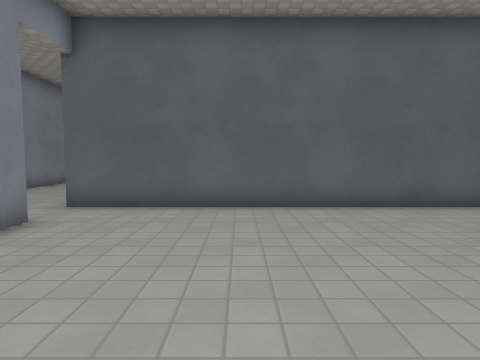
[1] (above)

24 first-person views from a walk through a level from a Godot 3-D game. The camera is 1.2 m above the floor, tilts 4° down and sees 75° across. The floor is counted in squares, 1 m on a side. Each view is taken from the middle of a square. On the plan, view 1 faces up. The plan holds only what a view shows up to about 13 squares ahead; the rest is blank. Surface patterns are stand-ins for the level's own textures.

[2]
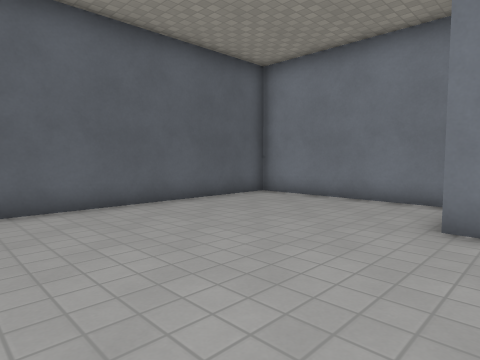

[3]
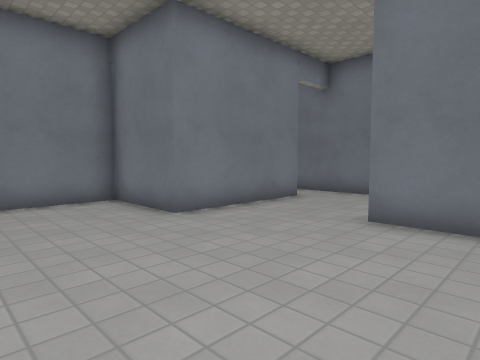

[4]
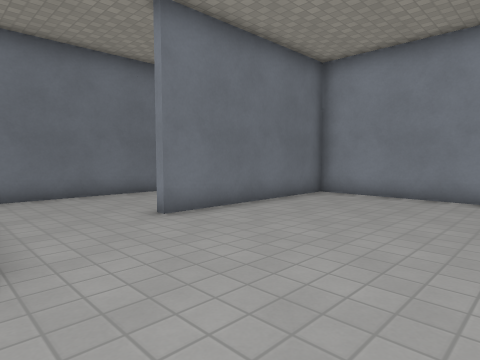

[5]
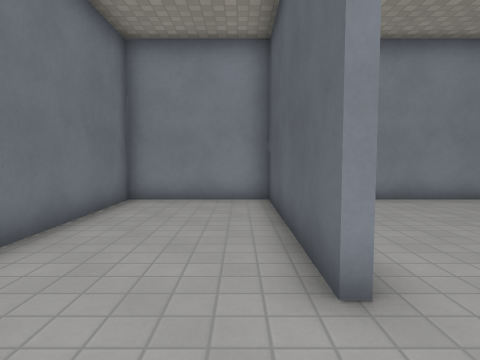

[6]
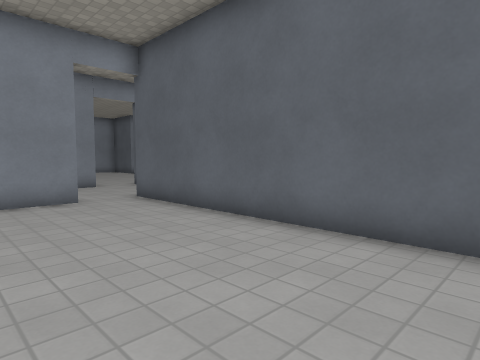

[7]
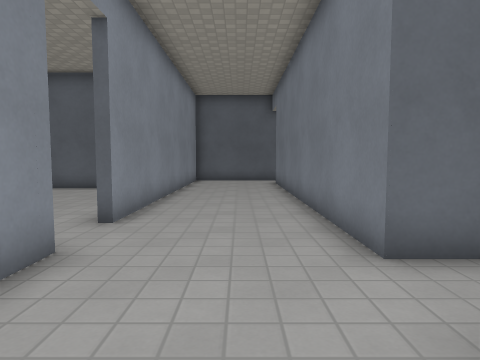

[8]
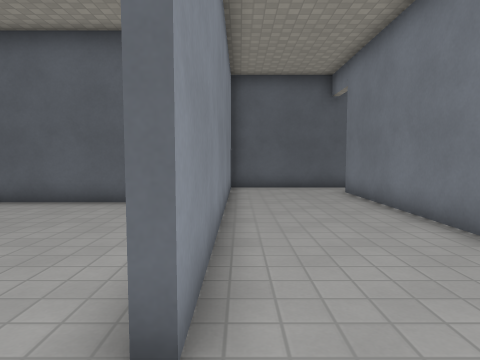

[9]
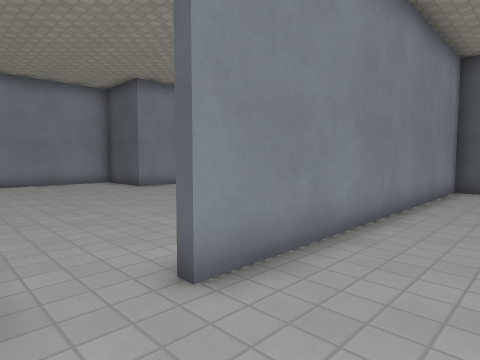

[10]
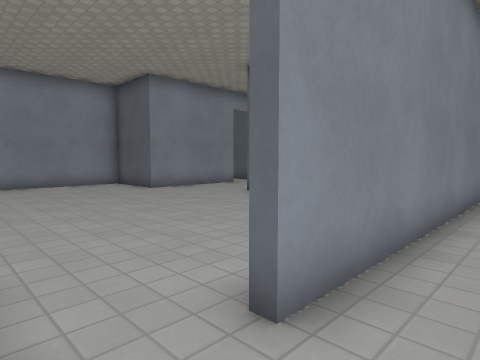

[11]
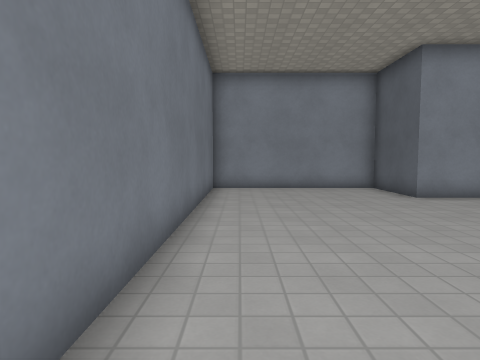

[12]
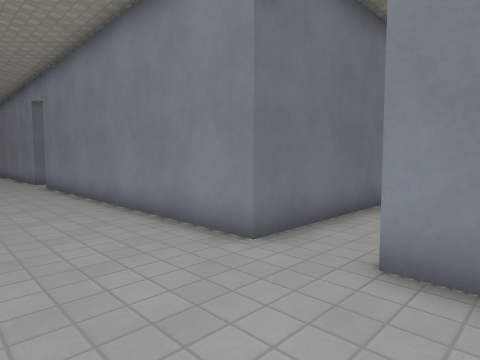

[13]
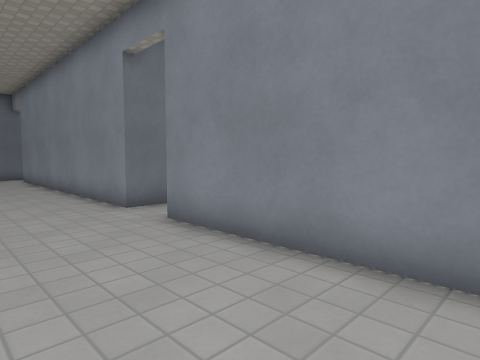

[14]
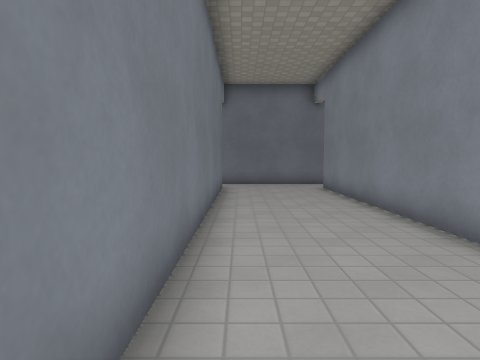

[15]
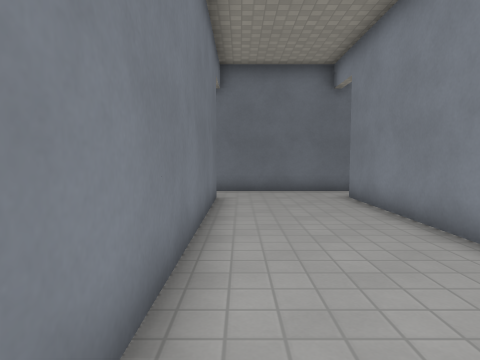

[16]
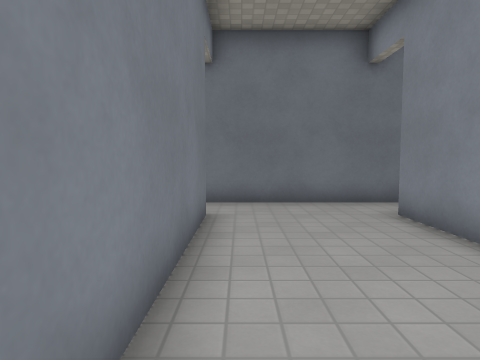

[17]
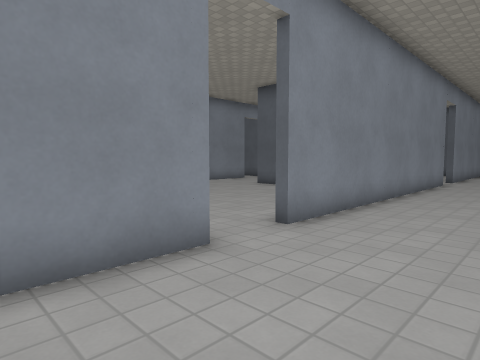

[18]
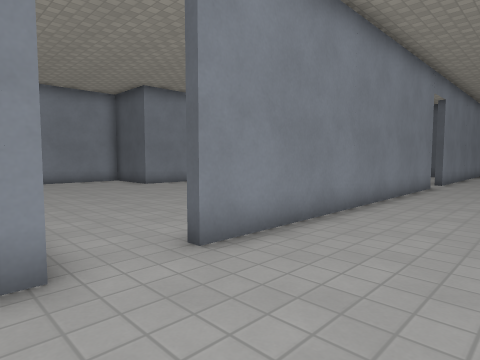

[19]
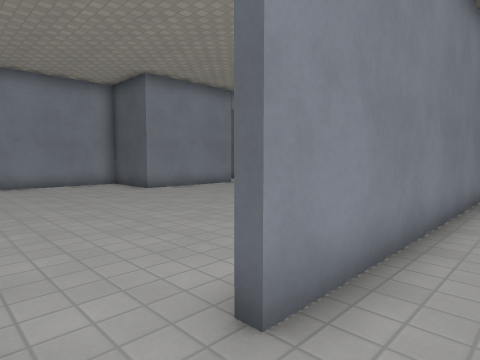

[20]
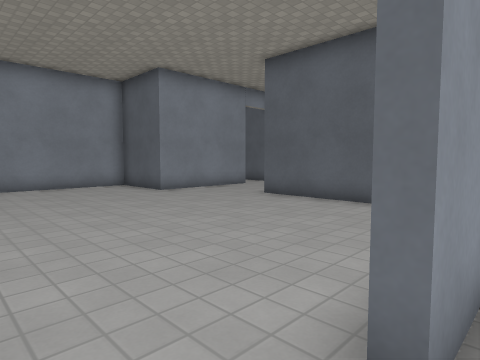

[21]
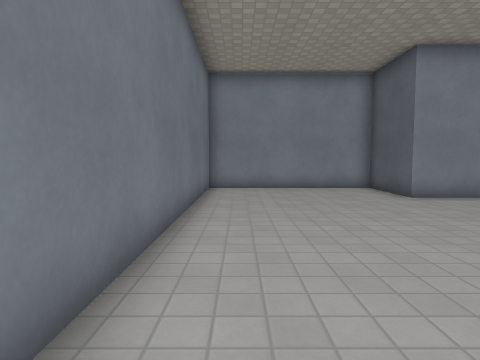

[22]
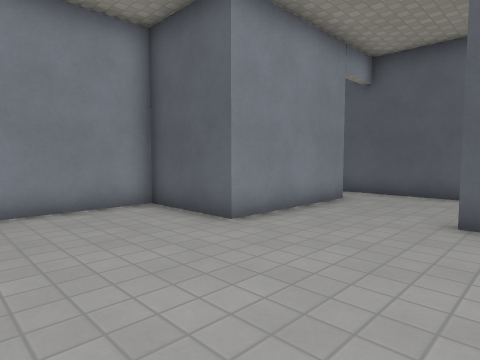

[23]
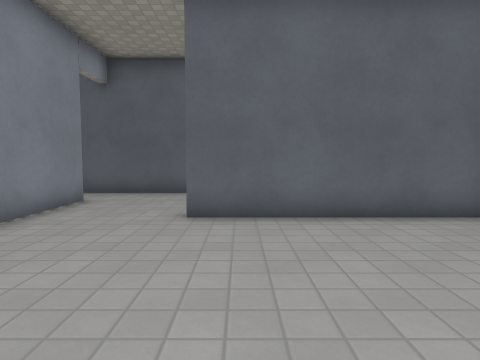

[24]
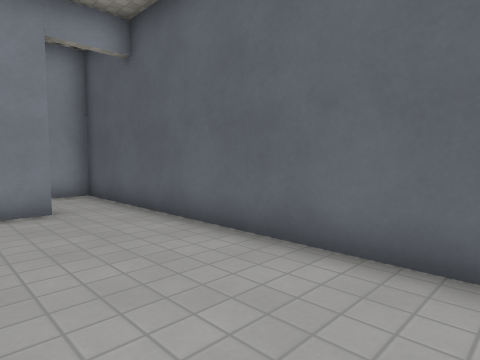

### Floor plan
Ten units are one square. View 1 is at (0, 0); x grows to the right and y downward. Boxes are objects, and circles mark ways between rooms. Rooms are numbered by the first view taken in them; rooms with no view inside come last. Other rooms are left out.
<svg viewBox="-220 -213 314 402">
<path fill="none" stroke="#000" d="M25 12 -40 12 -40 52 71 52M58 35 58 -12 89 -12 89 -77 -43 -77M-40 -59 -40 9 25 9M-84 52 -84 166M-43 -77 -43 -190M-84 -79 -84 34M-43 165 -43 49M-84 184 -40 184M-36 -208 -84 -208 -84 -97M-184 -162 -184 -144 -215 -144 -215 -79M-110 -165 -151 -165M-84 -97 -88 -97M-212 -79 -84 -79M-184 -59 -184 -12 -215 -12 -215 52M-91 -33 -151 -33M-114 -77 -185 -77M-84 34 -88 34M-212 52 -84 52"/>
<circle cx="-40" cy="-65" r="3" fill="#2a7"/>
<circle cx="-90" cy="-90" r="3" fill="#2a7"/>
<circle cx="-90" cy="40" r="3" fill="#2a7"/>
<text x="20" y="-20">1</text>
<text x="-60" y="-10">2</text>
<text x="-150" y="-140">3</text>
<text x="-150" y="-10">4</text>
</svg>
Room 1 opens to room 2. Room 2 opens to room 3. Room 2 opens to room 4.

Where each view was taken, in squares from view 1:
view 1: 0 up, 0 right, facing up
view 2: 0 up, 0 right, facing up-right
view 3: 5 up, 0 right, facing down-right
view 4: 5 up, 6 right, facing down-left
view 5: 2 down, 5 right, facing left
view 6: 3 up, 5 right, facing up-left
view 7: 4 up, 6 left, facing up
view 8: 8 up, 8 left, facing up
view 9: 8 up, 6 left, facing up-left
view 10: 8 up, 7 left, facing up-left
view 11: 9 up, 9 left, facing left
view 12: 11 up, 5 left, facing down-left
view 13: 2 up, 5 left, facing down-left
view 14: 4 down, 5 left, facing down
view 15: 7 down, 5 left, facing down
view 16: 10 down, 5 left, facing down
view 17: 8 down, 5 left, facing up-left
view 18: 6 down, 5 left, facing up-left
view 19: 5 down, 7 left, facing up-left
view 20: 5 down, 8 left, facing up-left
view 21: 4 down, 9 left, facing left
view 22: 3 down, 14 left, facing up-left
view 23: 3 down, 14 left, facing up
view 24: 4 up, 11 left, facing up-left
